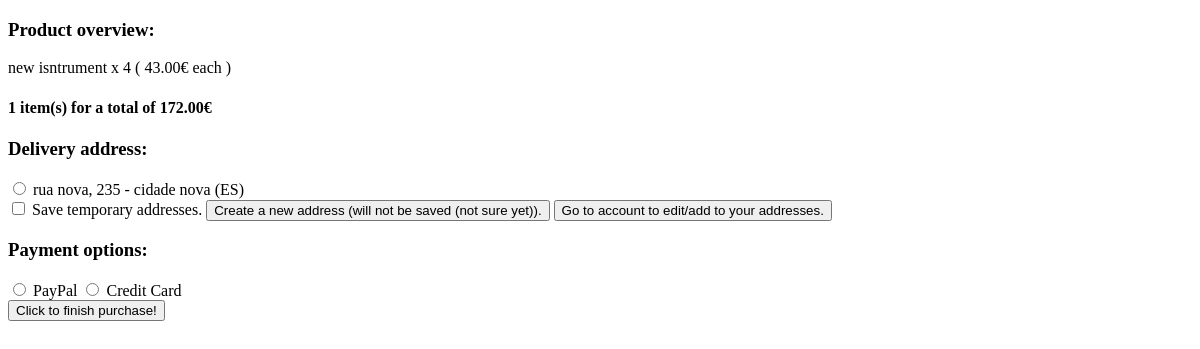
Page /account/placeorder/ (signed in) on the earlier database version.
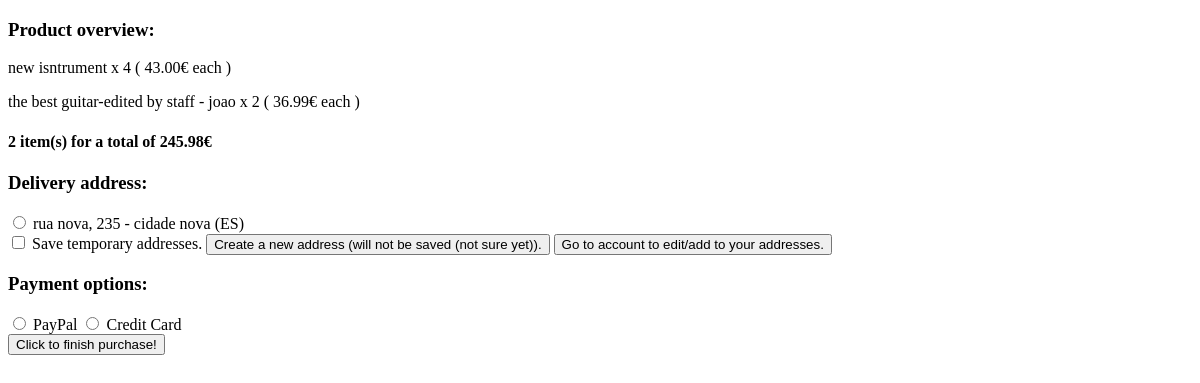
Same page on the later database version.
### app/models.py (models this page shows, shortened)
class ItemQuantity(models.Model):
    item = models.ForeignKey(Item, on_delete=models.CASCADE)
    quantity = models.IntegerField()

class Item(models.Model):
    instrument = models.OneToOneField(Instrument, on_delete=models.CASCADE)
    price = models.DecimalField(max_digits=10, decimal_places=2)

class Instrument(models.Model):
    name = models.CharField(max_length=100)
    category = models.CharField(choices=INSTRUMENT_CAT , max_length=100)
    manufacturer = models.ForeignKey(Manufacturer, on_delete=models.CASCADE)
    description = models.CharField(max_length=1000)
    nr_serie = models.CharField(max_length=20)
    image = models.URLField()

class Address(models.Model):
    street = models.CharField(max_length=100)
    city = models.CharField(max_length=100)
    code = models.CharField(max_length=20)
    country = models.CharField(choices=COUNTRIES, max_length=100)
    door = models.IntegerField()
    person = models.ForeignKey(Person, on_delete=models.CASCADE, blank=True)
    def __str__(self):
        return self.street + ", " + str(self.door) + " - " + self.city + " (" + self.country + ")"

### app/views.py (the view, shortened to what this page needs)
# urls.py: path('account/placeorder/', views.place_order, name='place_order'),
@login_required(login_url='/login/')
def place_order(request, new_addr=False):
    total = 0
    nr_prods = 0
    lista = ItemList.objects.get(person=get_curr_person_object(request), type='shoppingcart').items.all()
    for i in lista:
        total += i.quantity * i.item.price
        nr_prods += i.quantity
    if nr_prods == 0:
        return redirect('/account/shoppingcart')
    info = {'prod_list' : lista, 'total' : total, 'nr_prods' : nr_prods}
    try:
        addr_choices = Address.objects.filter(person=get_curr_person_object(request)).all()
    except:
        addr_choices = []
    info['addr_choices'] = addr_choices
    return render(request, 'place_order.html', info)

### app/views.py (called while the page is built)
def get_curr_person_object(request):
    u = models.User.objects.get(pk=request.user.id)
    return Person.objects.get(user=u)

### templates/place_order.html (shortened to what this page needs)
<!DOCTYPE html>
<html lang="en">
<head>
</head>
<body>
    <h3>Product overview:</h3>
    {% for p in prod_list %}
        <p>{{ p.item.instrument.name }} x {{ p.quantity }} ( {{ p.item.price }}€ each )</p>
    {% endfor %}
    <h4>{{ prod_list | length }} item(s) for a total of {{ total }}€</h4>
    <h3>Delivery address:</h3>
    <form action="" method="post">
    {% for a in addr_choices %}
        <input type="radio" name="address" id="radio{{ a.id }}" value="{{ a.id }}" >
        <label for="radio{{ a.id }}">{{ a }}</label>
        <br>
    {% endfor %}
    <input type="checkbox" id="checkbox_save_addrs" name="save_addrs" >
    <label for="checkbox_save_addrs">Save temporary addresses.</label>
    <a href=""><input type="submit" name="new_addr" value="Create a new address (will not be saved (not sure yet))."></a>
    <a href="/account/"><button>Go to account to edit/add to your addresses.</button></a>
    <h3>Payment options:</h3>
        <input type="radio" name="pay" id="pay1" value="PayPal">
        <label for="pay1">PayPal</label>
        <input type="radio" name="pay" id="pay2" value="Credit Card">
        <label for="pay2">Credit Card</label>
    <br>
    <input type="submit" value="Click to finish purchase!">
    </form>
</body>
</html>

Differences in the rows shown:
added ItemQuantity: item.instrument.name "the best guitar-edited by staff - joao", quantity "2", item.price "36.99"
Other differences:
{{ prod_list | length }}: "1" → "2"
{{ total }}: "172.00" → "245.98"
